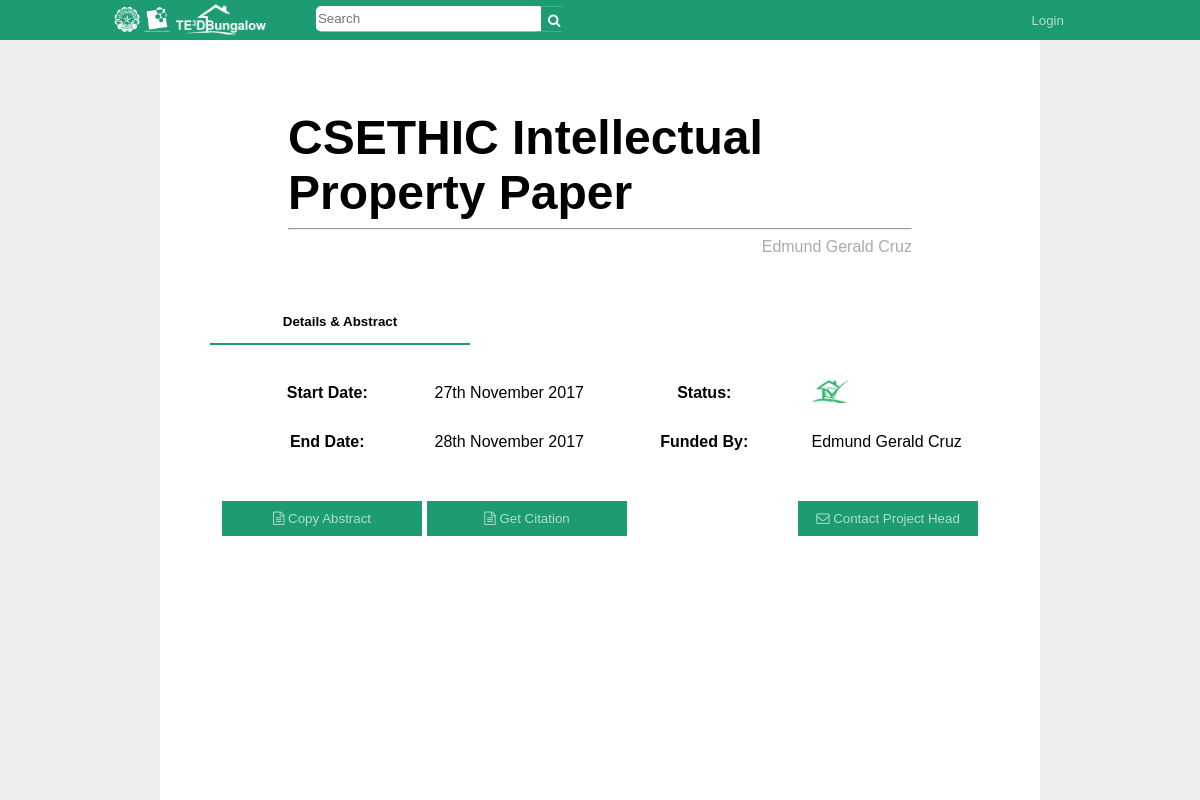
The app's page /project.php?pid=3 with its own data.
### tables this page shows
CREATE TABLE `tptable` (
  `tpID` int(11) NOT NULL AUTO_INCREMENT,
  `tpTitle` varchar(99) NOT NULL,
  `tpDesc` varchar(10000) NOT NULL,
  `tpSDate` date NOT NULL,
  `tpEDate` date DEFAULT NULL,
  `tpAccessLVL` int(11) NOT NULL,
  `pHead` varchar(50) DEFAULT NULL,
  `pVentureC` varchar(45) DEFAULT NULL,
  PRIMARY KEY (`tpID`)
);

CREATE TABLE `users` (
  `uName` varchar(45) NOT NULL,
  `uPass` varchar(15) NOT NULL,
  `uID` int(11) NOT NULL AUTO_INCREMENT,
  `uType` int(11) NOT NULL,
  `uFName` varchar(45) NOT NULL,
  `uLName` varchar(45) NOT NULL,
  `uGender` varchar(10) NOT NULL,
  `uOccupation` varchar(30) NOT NULL,
  `uAffiliation` varchar(50) NOT NULL,
  `uActive` int(1) NOT NULL DEFAULT '1',
  PRIMARY KEY (`uID`)
);

### html/project.php (the view, shortened to what this page needs)
<?php
include '../php/dbh.php';
?>
<!DOCTYPE html>
<html>
<link rel="stylesheet" href="https://cdnjs.cloudflare.com/ajax/libs/font-awesome/4.7.0/css/font-awesome.min.css">
<link rel="stylesheet" href="../css/style.css">
<link rel="stylesheet" href="../css/project.css">
<?php
  $uli = '0';
  $pID = $_GET['pid'];
	$sql = "SELECT * FROM tptable WHERE tpID LIKE ".$pID;
	$result = mysqli_query($conn,$sql);
	$project = mysqli_fetch_assoc($result);
?>
</head>
<body>
	<div id="toolbar">
    <div id="logo">
      <img src="../images/dlsu_logo_w.png" height="30px">
      <a href="index.php"><img src="../images/logo_full.png" height="30px"></a>
    </div>
    <div id="searchBar">
      <form action="search.php" method="POST">
        <input id="searchTerm" type="text" name="search-field" placeholder="Search"/>
        <button id="searchButton" type="submit" name="search-button">
          <i class="fa fa-search"></i>
        </button>
      </form>
    </div>
		<?php
      if($uli == '1'){
        echo "<ul id=\"toolbarButtons\">
                <li><button id=\"userName\" class=\"toolbarButton\" onclick=\"location.href='profile.php?mID=".$_COOKIE['uID']."&isUser=1';\">".$_COOKIE['uFName']." ".$_COOKIE['uLName']."</button></li>
                <li><button class=\"toolbarButton\" onclick=\"location.href='../php/logOut.php'\">Logout</button></li>
              </ul>";
      }else{
        echo "<ul id=\"toolbarButtons\">
                <li><button class=\"toolbarButton\" name=\"li1\" onclick=\"openLogin();\">Login</button></li>
              </ul>";
      }
    ?>
  </div>
  <div id="wrap">
    <div id="pageHead">
      <?php
				$query = 'SELECT uID, uFName, uLName FROM users WHERE uID = ' .$project['pHead'].'';
				$queryResult = mysqli_query($conn,$query);
				$pHeadResult = mysqli_fetch_assoc($queryResult);
      ?>
			<?php
				echo "<p id=\"pageTitle\">".$project['tpTitle'];
			?>
			<hr>
			<p class="pageLegend">
			<?php
				echo "<p id=\"projectHead\">".$pHeadResult['uFName']." ".$pHeadResult['uLName']."</p>";
			?>
		</div>
  	<div id="tabButtons">
      <button id="defaultOpen" class="tabButton" onclick="openTab(event, 'abstract')">Details & Abstract</button>
    </div>
  	<div id="abstract" class="tabContent">
			<?php
				if($project['tpEDate'] != null && $project['tpEDate'] == $project['tpSDate']){
					$iClass = "cancelled";
					$date = date_create($project['tpSDate']);
					$projStart = date_format($date, 'jS F Y');
					$date = date_create($project['tpEDate']);
					$projEnd = date_format($date, 'jS F Y');
				}
				else if($project['tpEDate'] != null && $project['tpEDate'] != $project['tpSDate']){
					$iClass = "done";
					$date = date_create($project['tpSDate']);
					$projStart = date_format($date, 'jS F Y');
					$date = date_create($project['tpEDate']);
					$projEnd = date_format($date, 'jS F Y');
				}
			?>
			<table class="p100">
				<tr>
					<th class="p25">Start Date:</th>
					<?php
						echo "<td class='p25'> ".$projStart." </td>";
					?>
					<th class="p25">Status:</th>
					<?php
						echo "<td id='statusTD' class='p25'><i class='".$iClass."'></i></td>";
					?>
				</tr>
				<tr>
					<th>End Date:</th>
					<?php
						echo "<td> ".$projEnd." </td>";
					?>
					<th>Funded By:</th>
					<?php
						echo "<td> ".$project['pVentureC']." </td>";
					?>
				</tr>
			</table>
      <div class="footbuttonContainer">
        <?php
          echo "<button id=\"getAbstract\" onclick=\"copyToClipboard('#projectAbstract')\"><i class=\"fa fa-file-text-o\"></i> Copy Abstract</button>";
        	echo "<button id=\"getCitation\" onclick=\"copyToClipboard('#copy-text')\"><i class=\"fa fa-file-text-o\"></i> Get Citation</button>";
        	if(!isset($_COOKIE['loggedIn']))
        		echo "<button id=\"contactProjectHead\" onclick=\"openContactHead()\"><i class=\"fa fa-envelope-o\"></i> Contact Project Head</button>";
        ?>
      </div>
  	</div>
	</div>
  <div id="wrapbg">
  </div>
</body>
</html>

### css/style.css (style rules this page uses)
html, body { background: #eeeeee; font-family: Arial, Helvetica, sans-serif; height: 100%; margin: 0; overflow-y: overlay; }
#toolbar { background: #1d9b72; box-sizing: border-box; height: 40px; line-height: 40px; top: 0; padding: 0 8% 0 6%; position: fixed; width: 100%; z-index: 2; }
#logo { display: inline-block; float: left; margin: 0 50px 0 40px; padding: 0; transform: translateY(10%); }
#searchBar { background: #fff; border-radius: 5px; display: inline-block; height: 25px; margin: 0; padding: 0; position: relative; transform: translateY(25%); width: 250px; }
#searchTerm { border: none; border-radius: 5px; float: left; height: 21px; margin: 0; outline: none; padding: 2px; width: 221px; }
#searchButton { background: #1d9b72; border: none; color: #fff; cursor: pointer; float: right; height: 25px; margin: 0; outline: none; width: 25px; }
#toolbarButtons { list-style-type: none; float: right; margin: 0; padding: 0; }
#toolbarButtons li { float: left; margin: 0; padding: 0; }
#wrap { background: #fff; margin: 0 auto; padding: 50px; width: 65%; z-index: 1; }
#wrapbg { background: #fff; display: block; height: 100%; left: 0; margin: 0 auto; padding: 50px; position: fixed; right: 0; width: 65%; z-index: 0; }
#pageHead { display: block; margin: 0 auto 10px auto; min-height: 200px; padding: 20px; position: relative; width: 80%; }
#tabButtons { display: inline-block; height: 50px; margin: 0 auto 0 auto; width: 100%; }
#tabButtons button.active { border-bottom: 2px solid #1d9b72; color: #000; }
#details th, td { padding: 10px; }
.toolbarButton { background: #1d9b72; border: none; color: #b0ddce; cursor: pointer; height: 35px; margin: 0 20px 0 0; outline: none; padding: 0 20px 0 20px; }
.pageLegend { color: #aaa; float: right; margin: 0; }
.tabButton { background: none; border: none; border-bottom: 2px solid #eee; border-right: 2px solid #eee; color: #999; cursor: pointer; float: left; font-weight: bold; outline: none; padding: 14px 16px; width: 33.33%; }
.tabButton:last-child { border-right: none; }
.tabContent { display: none; height: 100%; padding: 10px 12px; position: relative; }
.done:before { background: url("../images/status/Done.png"); background-repeat: no-repeat; background-size: 40px; content: ''; display: inline-block; height: 25px; margin: 0; padding: 0; width: 36px; }
#pageTitle { display: block; font-size: 3.0em; font-weight: bold; margin: 40px 0 0 0; padding: 0; position: relative; }
button, input[type=button], input[type=submit] { background: #1d9b72; border: none; color: #b0ddce; cursor: pointer; outline: none; padding: 7px; text-align: center; }
.p25 { margin: 5px; width: 22%; }
.p100 { display: inline; margin: 5px; padding: 5px; width: 96%; }

### css/project.css (style rules this page uses)
#abstract { position: relative; }
#projectHead { color: #aaa; float: right; margin: 0; text-align: right; }
.footbuttonContainer { display: inline-block; height: 25px; position: relative; width: 100%; }
#getAbstract, #getCitation { margin: 20px 5px 0 0; padding: 10px; position: relative; width: 200px; }
#contactProjectHead { background: #1d9b72; border: none; color: #b0ddce; cursor: pointer; margin: 20px 0 0 0; outline: none; padding: 10px; position: absolute; right: 0; width: 180px; }
#projectFiles th, td { border: 2px solid #fff; padding: 10px; }

### records on screen
tptable: tpTitle "CSETHIC Intellectual Property Paper", tpSDate "27th November 2017", tpEDate "28th November 2017", pVentureC "Edmund Gerald Cruz"
users: uFName "Edmund Gerald", uLName "Cruz"
